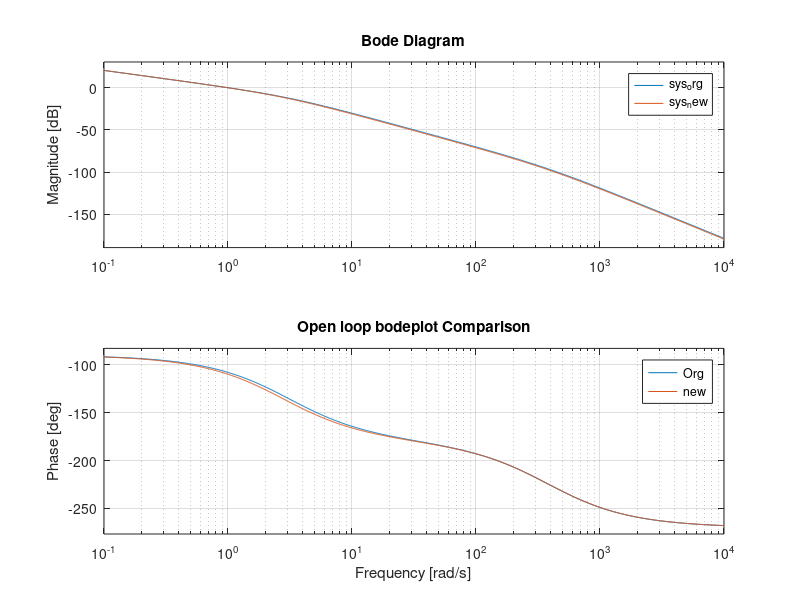
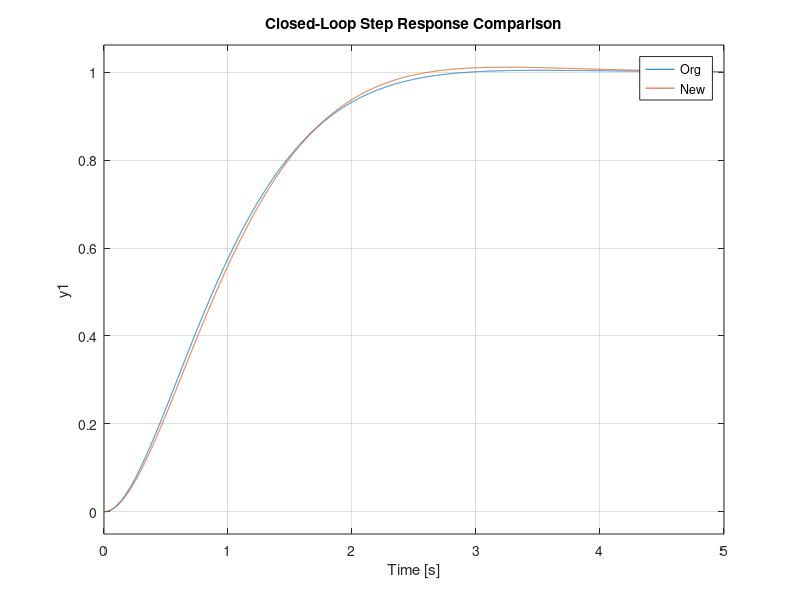

Write MATLAB code to recreate these figures, in order.
clc
close all;
clear all;

s=tf('s');

sys_org=0.01763000000/(s*((0.007730000000*s + 0.003970000000)*(0.7243100000 + 0.001880000000*s) + 0.01429616700));
sys_new=0.01763000000/(s*((0.00863512331829492*s + 0.003970000000)*(0.7243100000 + 0.001880000000*s) + 0.01429616700));


sys_org_cl=sys_org/(1+sys_org);
sys_new_cl=sys_new/(1+sys_new);


figure;
bode(sys_org, sys_new)
title('Open loop bodeplot Comparison');
legend('Org', 'new');

figure;
step(sys_org_cl, sys_new_cl)
title('Closed-Loop Step Response Comparison');
legend('Org', 'New');
